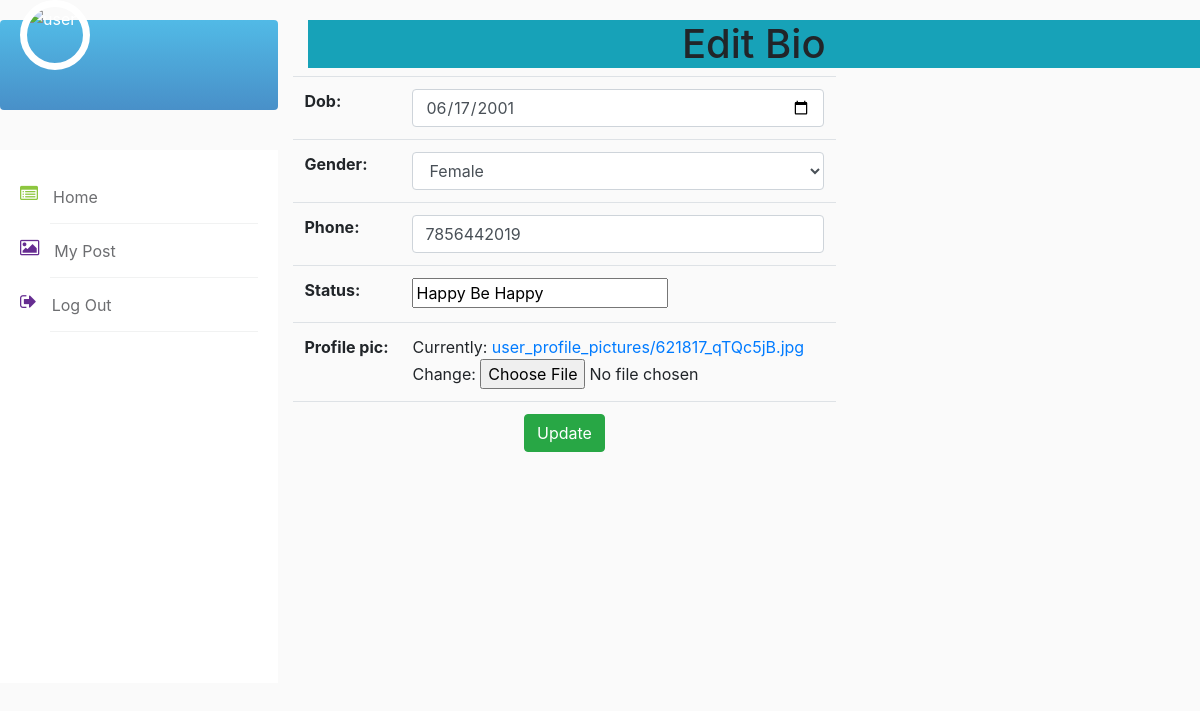
/user/editbio/4/, run on the app's committed database.
### user/models.py (models this page shows)
class Bio(models.Model):
    dob=models.DateField()
    options=(
        ("Male","Male"),
        ("Female","Female"),
        ("Others","Others"),
    )
    gender=models.CharField(max_length=100,choices=options,default="Male")
    phone=models.IntegerField()
    status=models.CharField(max_length=200)
    profile_pic=models.ImageField(upload_to="user_profile_pictures",null=True)
    user=models.OneToOneField(User,on_delete=models.CASCADE,related_name="bio_user")

### user/views.py (the view)
# urls.py: path('editbio/<int:pk>/',EditBio.as_view(),name='editbio'),
class EditBio(UpdateView):
    form_class=BioForm
    model=Bio
    template_name="editbio.html"
    success_url=reverse_lazy('pro')
    pk_url_kwargs="pk"

### user/forms.py
class BioForm(forms.ModelForm):
    class Meta:
        model=Bio
        exclude=["user"]
        widgets={
            "dob":forms.DateInput(attrs={"class":"form-control","type":"date"}),
            "gender":forms.Select(attrs={"class":"form-control"}),
            "phone":forms.NumberInput(attrs={"class":"form-control"}),
        }

### user/templates/editbio.html (shortened to what this page needs)
{% extends 'nav.html' %}
{% block nav %}
<h1 class="bg-info text-center">Edit Bio</h1>
<div class="row">
    <form action="" method="post" enctype="multipart/form-data">
        <table class="table">
            {{form.as_table}}
            <tr>
                <td colspan="2" class="text-center">
                    <button class="btn btn-success">Update</button>
                </td>
            </tr>
        </table>
    </form>
</div>
{% endblock nav %}

### user/static/css/style.css (style rules this page uses)
body { margin-top:20px; background:#FAFAFA; }

### data on the page
Bio: dob "06/17/2001", gender "Female", phone "7856442019", status "Happy Be Happy"
